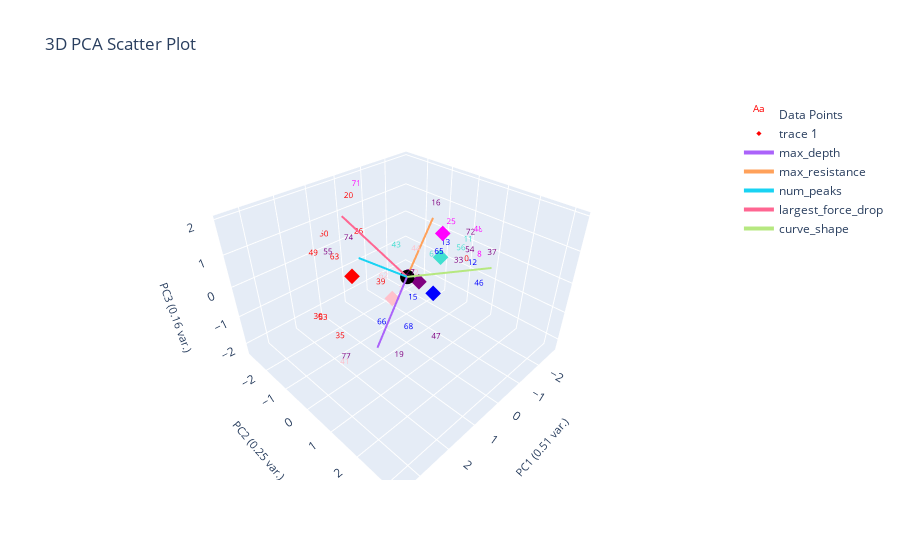

Source (notebook cell):
### Markdown cell above
# Plot Labeled Data Only

### Code cell
marions_labeled_data[f'{ylabel_name}_nums'] = marions_labeled_data[ylabel_name].map(ylabel_to_cluster_num)
plotting.plot_clusters_seperately(marions_labeled_data[f'{ylabel_name}_nums'], curve_data, ylabel_name,
                                  cluster_category_names=list(ylabel_to_cluster_num.keys()),
                                  bold_idxs=marions_labeled_data.index.tolist()) 
plotting.plot_pca(marions_labeled_data, marions_labeled_data[f'{ylabel_name}_nums'], graph_title="Clustering Labeled Data", num_pc=3, ylabel_name=ylabel_name, centroids=label_centroids)

### Figure 1 — Plotly figure (JSON) as saved in the notebook; plotly's stock layout.template omitted (floating-point values rounded to 4 significant figures)
{"data": [{"mode": "text", "name": "Data Points", "text": ["0", "2", "8", "11", "12", "13", "15", "16", "19", "20", "22", "25", "26", "27", "30", "33", "35", "37", "39", "41", "43", "44", "46", "47", "48", "49", "50", "53", "54", "55", "56", "62", "63", "65", "66", "67", "68", "71", "72", "74", "77"], "textfont": {"color": ["red", "pink", "magenta", "turquoise", "blue", "blue", "blue", "purple", "purple", "red", "pink", "magenta", "red", "purple", "red", "purple", "red", "purple", "red", "pink", "turquoise", "pink", "blue", "purple", "magenta", "red", "red", "red", "purple", "purple", "turquoise", "pink", "red", "blue", "blue", "turquoise", "blue", "magenta", "purple", "purple", "purple"], "size": 8}, "type": "scatter3d", "x": [-1.574, -0.2013, -1.881, -2.493, -1.524, -2.331, -0.6825, -1.806, 0.9394, 0.1783, -0.5462, -1.68, 0.7903, 0.3597, 3.479, -1.626, 2.678, -1.363, 1.556, 2.89, -0.008033, 0.4534, 1.209, 1.117, -2.747, 2.529, 0.735, 2.346, -2.153, 1.029, -1.99, -1.071, 1.233, 0.2138, 1.67, -1.969, 0.9671, 0.2141, -2.696, 1.01, 2.743], "y": [0.8415, -0.4436, 1.053, 0.1536, 1.096, -0.5673, -0.405, -0.5956, 0.6293, -2.162, -0.2464, 0.1058, -1.048, 0.4673, 0.7444, 0.525, 0.3235, 1.785, 0.6375, 0.6792, -0.4381, 0.7432, 3.193, 2.084, 0.3214, -0.6405, -2.775, -0.863, 0.5168, -2.238, 0.3019, -2.171, -1.635, 1.293, 0.7536, -0.7314, 1.015, -1.765, 0.08959, -1.213, 0.583], "z": [-0.07966, -1.117, 0.03275, -0.09779, -0.06985, -0.4518, -1.661, 1.102, -2.282, 1.47, -0.5921, 0.7958, 1.0, 0.2047, 0.6965, -0.2985, -0.642, 0.6383, 0.5838, -1.132, 0.4996, 1.095, 1.668, -0.5303, 0.2151, 1.268, 0.2067, -0.9526, -0.1711, -0.05954, -0.1245, -1.91, 0.1304, 1.146, -0.5426, -0.7957, -0.9736, 1.968, 0.04791, 0.8328, -1.118]}, {"marker": {"color": ["red", "blue", "purple", "pink", "turquoise", "magenta"], "size": 4, "symbol": "diamond"}, "mode": "markers", "type": "scatter3d", "x": [1.395, -0.06811, -0.2224, 0.305, -1.615, -1.523], "y": [-0.6576, 0.9113, 0.2395, -0.2877, -0.1785, -0.07111], "z": [0.3681, -0.1265, -0.1486, -0.731, -0.1296, 0.7529]}, {"marker": {"color": "black", "size": 5}, "mode": "markers", "name": "Origin", "showlegend": false, "type": "scatter3d", "x": [0], "y": [0], "z": [0]}, {"line": {"width": 4}, "mode": "lines+text", "name": "max_depth", "textposition": "top center", "type": "scatter3d", "x": [0, 1.715], "y": [0, 0.6134], "z": [0, -1.129]}, {"line": {"width": 4}, "mode": "lines+text", "name": "max_resistance", "textposition": "top center", "type": "scatter3d", "x": [0, -1.632], "y": [0, -0.554], "z": [0, 1.032]}, {"line": {"width": 4}, "mode": "lines+text", "name": "num_peaks", "textposition": "top center", "type": "scatter3d", "x": [0, 1.424], "y": [0, -0.2892], "z": [0, 1.096]}, {"line": {"width": 4}, "mode": "lines+text", "name": "largest_force_drop", "textposition": "top center", "type": "scatter3d", "x": [0, 1.167], "y": [0, -1.187], "z": [0, 1.839]}, {"line": {"width": 4}, "mode": "lines+text", "name": "curve_shape", "textposition": "top center", "type": "scatter3d", "x": [0, -0.06066], "y": [0, 2.612], "z": [0, 1.441]}], "layout": {"autosize": true, "scene": {"xaxis": {"title": {"font": {"size": 11}, "text": "PC1 (0.51 var.)"}}, "yaxis": {"title": {"font": {"size": 11}, "text": "PC2 (0.25 var.)"}}, "zaxis": {"title": {"font": {"size": 11}, "text": "PC3 (0.16 var.)"}}}, "title": {"text": "3D PCA Scatter Plot"}}}
